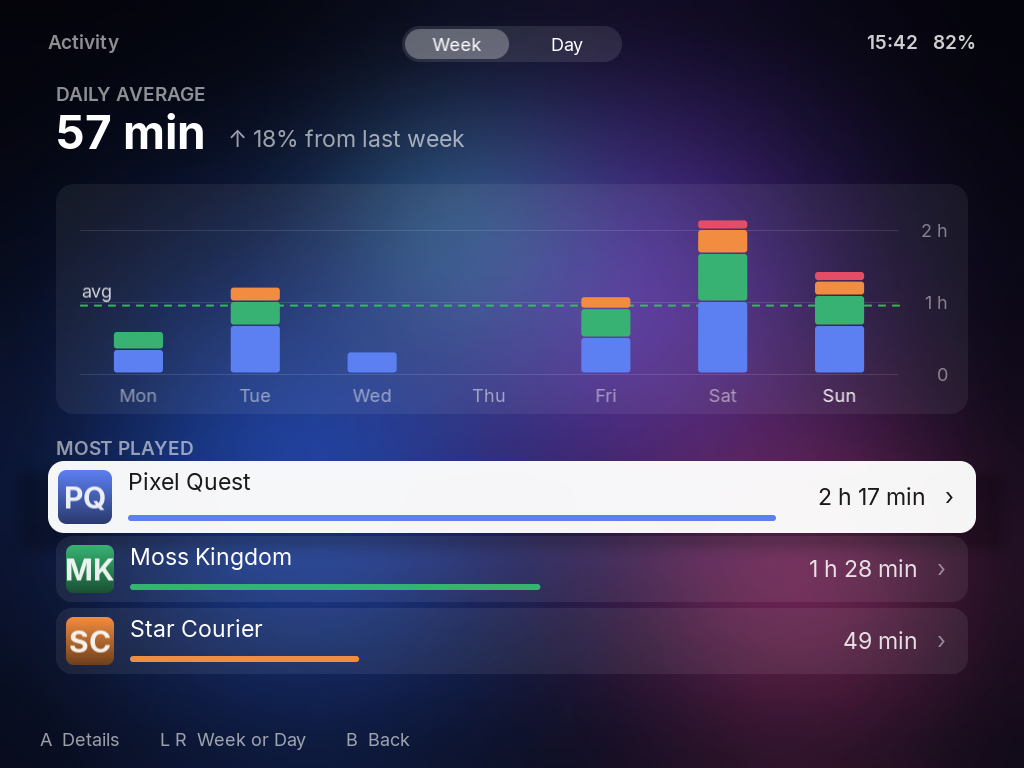
#> input picture spikes/apps-mock/shots/activity-C.png, 1024 x 768 px, given in place of bloom-blur.jpg, which was not available
$ python -i mock2.py   (imports and definitions only)
#> lines starting #> are read from the running program, lines starting #| are printed output that depends on the picture; pictures that were not available may be replaced by others from this repository, and a replacement may not be noted
# Apple-style console tiles, take 2: filled symbols (Phosphor, MIT, as Settings uses) and the
# Settings icon renderer. V1 iOS widget (app icon on glass), V2 colour tile. Not shipped.
import importlib.util, sys
from PIL import Image, ImageDraw, ImageFont, ImageFilter
L = "/Users/howard/Documents/GitHub/brick-hammer-launcher/workspace/all/launcher/"
spec = importlib.util.spec_from_file_location("si", L + "tools/settings-icons.py")
# [1 line not run here, left out]
# [1 line that did not run here, left out]
F = lambda px, w="SemiBold": ImageFont.truetype(L + f"res/Inter-{w}.ttf", px)

def handheld(S):  # filled, cut-out screen and buttons, SF-like weight
    m, d, p = si.canvas(S)
    d.rounded_rectangle(p(0.30, 0.12, 0.70, 0.88), radius=S * 0.08, fill=255)
    d.rounded_rectangle(p(0.36, 0.19, 0.64, 0.47), radius=S * 0.03, fill=0)
    d.rectangle(p(0.37, 0.62, 0.47, 0.66), fill=0); d.rectangle(p(0.40, 0.58, 0.44, 0.70), fill=0)
    d.ellipse(p(0.53, 0.63, 0.58, 0.68), fill=0); d.ellipse(p(0.58, 0.57, 0.63, 0.62), fill=0)
    return si.soften(m, S)

# [2 lines that did not run here, left out]
# Apple's dark-mode system colours
GREEN, BLUE, INDIGO, ORANGE, RED, TEAL, PURPLE, BROWN = (48, 209, 88), (10, 132, 255), (94, 92, 230), (255, 159, 10), (255, 69, 58), (64, 200, 224), (191, 90, 242), (172, 142, 104)
SYSTEMS = [("Game Boy", "handheld", GREEN, 2), ("Super Nintendo", "console", INDIGO, 8), ("PlayStation", "disc", BLUE, 3),
           ("Arcade", "arcade", RED, 14), ("Commodore 64", "computer", BROWN, 5), ("Game Boy Advance", "handheld", PURPLE, 6),
           ("Mega Drive", "console", TEAL, 2), ("Doom", "computer", ORANGE, 2)]
W, H, R = 200, 120, 16

def rounded(img, r):
    m = Image.new("L", img.size, 0); ImageDraw.Draw(m).rounded_rectangle([0, 0, img.size[0] - 1, img.size[1] - 1], r, fill=255)
    out = Image.new("RGBA", img.size); out.paste(img, (0, 0), m); return out

def v1(name, kind, col, n, bg):
    # glass: the blurred wallpaper behind, darkened, with a hairline rim
    t = bg.filter(ImageFilter.GaussianBlur(10)).convert("RGBA")
    t = Image.alpha_composite(t, Image.new("RGBA", t.size, (28, 28, 34, 150)))
    t = rounded(t, R); d = ImageDraw.Draw(t)
    d.rounded_rectangle([0, 0, W - 1, H - 1], R, outline=(255, 255, 255, 34), width=1)
    icon = si.tile(col, SYM[kind], 150).resize((40, 40), Image.LANCZOS)
    t.alpha_composite(icon, (14, 14))
    d.text((16, H - 50), name, font=F(17, "Bold"), fill=(255, 255, 255, 245))
    d.text((16, H - 27), f"{n} games", font=F(14, "Regular"), fill=(235, 235, 245, 150))
    return t

def v2(name, kind, col, n, bg):
    top = si.light(col, 0.10); bot = si.dark(col, 0.28)
    g = Image.new("RGBA", (1, H))
    for y in range(H):
        k = y / (H - 1); g.putpixel((0, y), tuple(int(top[i] + (bot[i] - top[i]) * k) for i in range(3)) + (255,))
    t = rounded(g.resize((W, H)), R); d = ImageDraw.Draw(t)
    d.rounded_rectangle([0, 0, W - 1, H - 1], R, outline=(255, 255, 255, 50), width=1)
    m = si.fit(SYM[kind](600), 600) if hasattr(si, "fit") else None
    sym = SYM[kind](600).resize((34, 34), Image.LANCZOS) if m is None else m.resize((34, 34), Image.LANCZOS)
    white = Image.new("RGBA", sym.size, (255, 255, 255, 255)); white.putalpha(sym)
    t.alpha_composite(white, (16, 16))
    d.text((16, H - 50), name, font=F(17, "Bold"), fill=(255, 255, 255, 250))
    d.text((16, H - 27), f"{n} games", font=F(14, "Regular"), fill=(255, 255, 255, 175))
    return t

def board(fn, out):
#> called with fn = '../apps-mock/shots/activity-C.png', out = 'out.png'
    bg = Image.open(L + "res/wallpapers/bloom-blur.jpg").convert("RGB").resize((1024, 768)).crop((0, 300, 1024, 630))
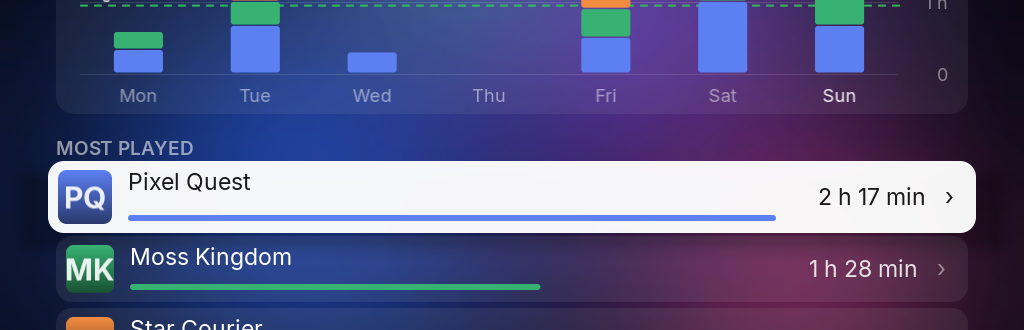
#> bg: PIL image 1024x330 RGB; mean R, G, B 90.3, 90.8, 132.8
    canvas = Image.blend(bg, Image.new("RGB", bg.size), 0.35).convert("RGBA")
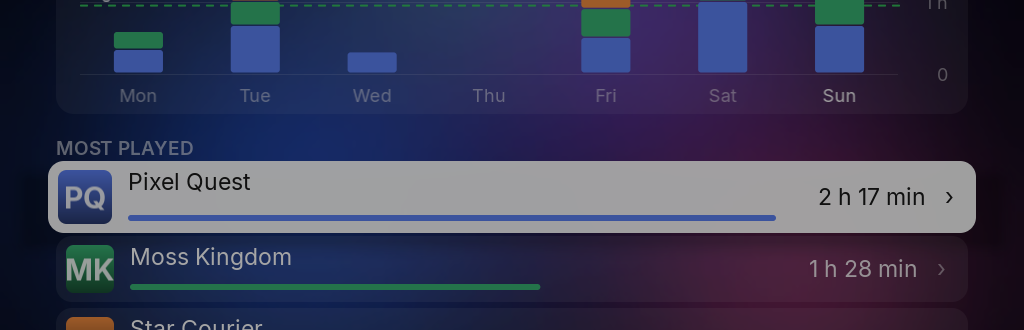
#> canvas: PIL image 1024x330 RGBA; mean R, G, B, A 58.2, 58.5, 85.8, 255
    ImageDraw.Draw(canvas).text((56, 24), "Consoles", font=F(18), fill=(235, 235, 240))
    for i, s in enumerate(SYSTEMS):
        x, y = 56 + (i % 4) * 230, 60 + (i // 4) * 140
        canvas.alpha_composite(fn(*s, canvas.crop((x, y, x + W, y + H)).convert("RGB")), (x, y))
    canvas.convert("RGB").save(out)

# [2 lines not run here, left out]

#> (the run stopped early here; a loop or call above may not have finished)

$ run again, on spikes/apps-mock/shots/battery-A.png
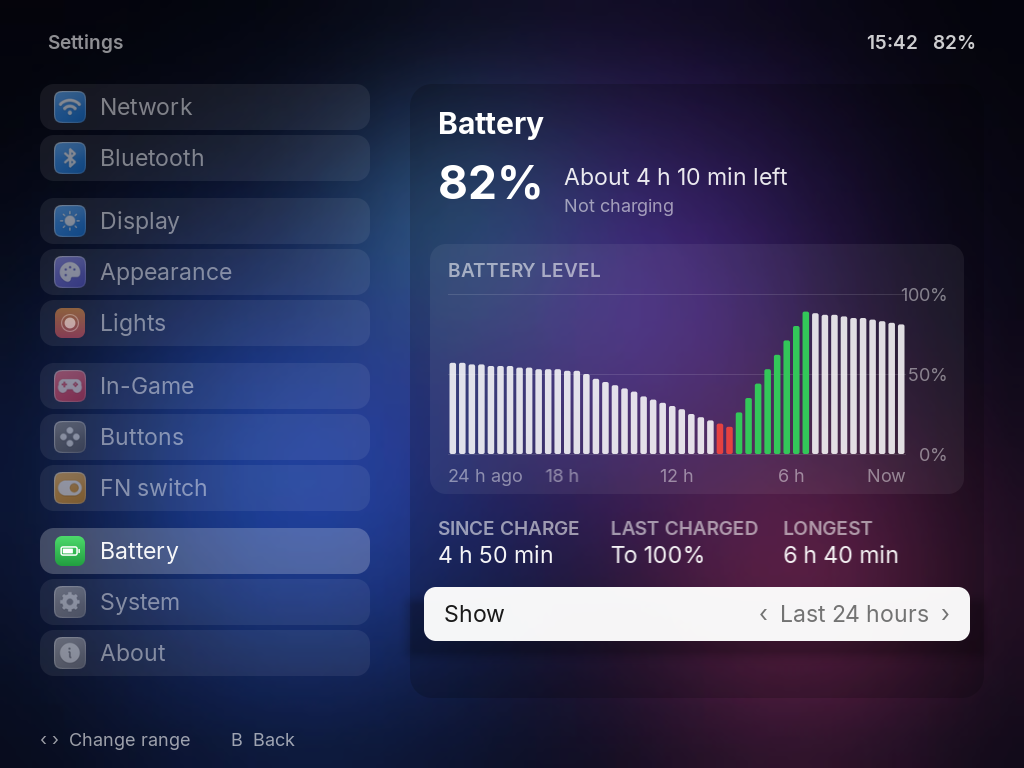
#> input picture spikes/apps-mock/shots/battery-A.png, 1024 x 768 px, given in place of bloom-blur.jpg, which was not available
#> in board, `bg = Image.open(L + "res/wallpapers/bloom-blur.jpg").convert("RGB").re..`:
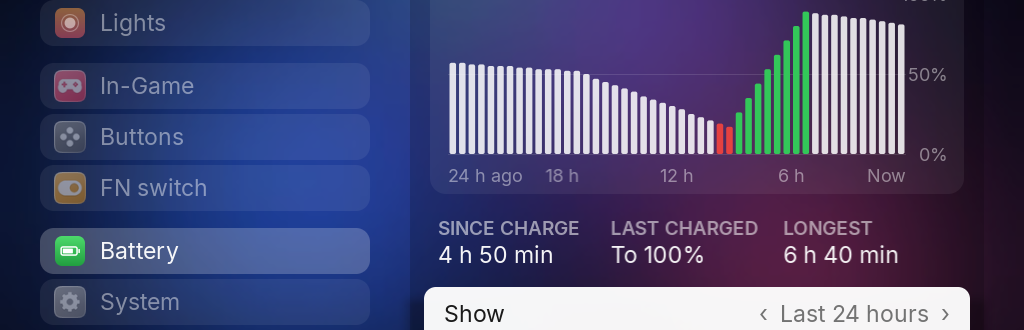
#> bg: PIL image 1024x330 RGB; mean R, G, B 76, 77.1, 117.5
#> in board, `canvas = Image.blend(bg, Image.new("RGB", bg.size), 0.35).convert("RGB..`:
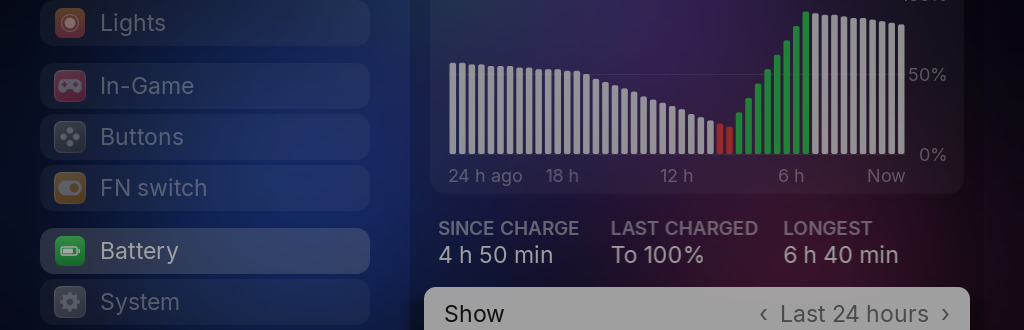
#> canvas: PIL image 1024x330 RGBA; mean R, G, B, A 48.9, 49.6, 75.9, 255
